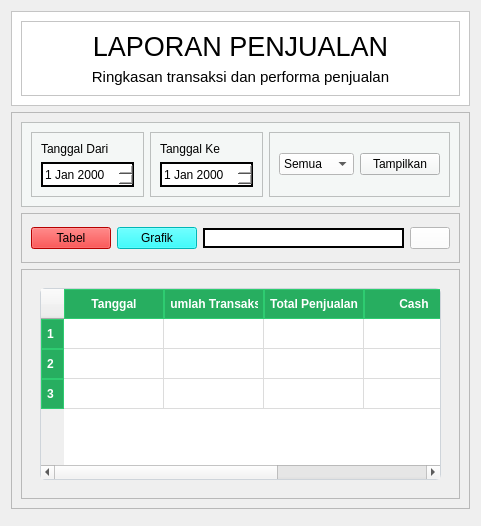
         <widget class="QWidget" name="Penjualan">
          <layout class="QVBoxLayout" name="verticalLayout_6">
           <item>
            <widget class="QFrame" name="frame_4">
             <property name="styleSheet">
              <string notr="true">background-color: rgb(255, 255, 255);</string>
             </property>
             <property name="frameShape">
              <enum>QFrame::Shape::StyledPanel</enum>
             </property>
             <property name="frameShadow">
              <enum>QFrame::Shadow::Raised</enum>
             </property>
             <layout class="QVBoxLayout" name="verticalLayout_7">
              <item>
               <widget class="QFrame" name="frame_7">
                <property name="styleSheet">
                 <string notr="true">background-color: rgb(255, 255, 255);</string>
                </property>
                <property name="frameShape">
                 <enum>QFrame::Shape::StyledPanel</enum>
                </property>
                <property name="frameShadow">
                 <enum>QFrame::Shadow::Raised</enum>
                </property>
                <layout class="QVBoxLayout" name="verticalLayout_10">
                 <item>
                  <widget class="QLabel" name="Judul_penjualan">
                   <property name="font">
                    <font>
                     <pointsize>20</pointsize>
                    </font>
                   </property>
                   <property name="styleSheet">
                    <string notr="true">background-color: rgb(255, 255, 255);</string>
                   </property>
                   <property name="text">
                    <string>LAPORAN PENJUALAN</string>
                   </property>
                   <property name="alignment">
                    <set>Qt::AlignmentFlag::AlignCenter</set>
                   </property>
                  </widget>
                 </item>
                 <item>
                  <widget class="QLabel" name="subjudul_penjualan">
                   <property name="font">
                    <font>
                     <pointsize>11</pointsize>
                    </font>
                   </property>
                   <property name="styleSheet">
                    <string notr="true">background-color: rgb(255, 255, 255);</string>
                   </property>
                   <property name="text">
                    <string>Ringkasan transaksi dan performa penjualan</string>
                   </property>
                   <property name="alignment">
                    <set>Qt::AlignmentFlag::AlignCenter</set>
                   </property>
                  </widget>
                 </item>
                </layout>
               </widget>
              </item>
             </layout>
            </widget>
           </item>
           <item>
            <widget class="QFrame" name="frame_6">
             <property name="frameShape">
              <enum>QFrame::Shape::StyledPanel</enum>
             </property>
             <property name="frameShadow">
              <enum>QFrame::Shadow::Raised</enum>
             </property>
             <layout class="QVBoxLayout" name="verticalLayout_9">
              <item>
               <widget class="QFrame" name="frame_8">
                <property name="styleSheet">
                 <string notr="true">background-color:#f4f7f6;</string>
                </property>
                <property name="frameShape">
                 <enum>QFrame::Shape::StyledPanel</enum>
                </property>
                <property name="frameShadow">
                 <enum>QFrame::Shadow::Raised</enum>
                </property>
                <layout class="QHBoxLayout" name="horizontalLayout_8">
                 <item>
                  <widget class="QFrame" name="frame_9">
                   <property name="frameShape">
                    <enum>QFrame::Shape::StyledPanel</enum>
                   </property>
                   <property name="frameShadow">
                    <enum>QFrame::Shadow::Raised</enum>
                   </property>
                   <layout class="QVBoxLayout" name="verticalLayout_13">
                    <item>
                     <layout class="QVBoxLayout" name="verticalLayout_8">
                      <item>
                       <widget class="QLabel" name="LblDari">
                        <property name="text">
                         <string>Tanggal Dari</string>
                        </property>
                       </widget>
                      </item>
                      <item>
                       <widget class="QDateEdit" name="dateFromLaporan">
                        <property name="minimumSize">
                         <size>
                          <width>10</width>
                          <height>25</height>
                         </size>
                        </property>
                        <property name="styleSheet">
                         <string notr="true">background-color: rgb(255, 255, 255);
border: 2px solid black;</string>
                        </property>
                       </widget>
                      </item>
                     </layout>
                    </item>
                   </layout>
                  </widget>
                 </item>
                 <item>
                  <widget class="QFrame" name="frame_10">
                   <property name="frameShape">
                    <enum>QFrame::Shape::StyledPanel</enum>
                   </property>
                   <property name="frameShadow">
                    <enum>QFrame::Shadow::Raised</enum>
                   </property>
                   <layout class="QVBoxLayout" name="verticalLayout_14">
                    <item>
                     <layout class="QVBoxLayout" name="verticalLayout_12">
                      <item>
                       <widget class="QLabel" name="LblKe">
                        <property name="text">
                         <string>Tanggal Ke</string>
                        </property>
                       </widget>
                      </item>
                      <item>
                       <widget class="QDateEdit" name="dateToLaporan">
                        <property name="minimumSize">
                         <size>
                          <width>10</width>
                          <height>25</height>
                         </size>
                        </property>
                        <property name="styleSheet">
                         <string notr="true">background-color: rgb(255, 255, 255);
border: 2px solid black;</string>
                        </property>
                       </widget>
                      </item>
                     </layout>
                    </item>
                   </layout>
                  </widget>
                 </item>
                 <item>
                  <widget class="QFrame" name="frame_13">
                   <property name="frameShape">
                    <enum>QFrame::Shape::StyledPanel</enum>
                   </property>
                   <property name="frameShadow">
                    <enum>QFrame::Shadow::Raised</enum>
                   </property>
                   <layout class="QHBoxLayout" name="horizontalLayout_12">
                    <item>
                     <widget class="QComboBox" name="cmbMetodeLaporan">
                      <property name="styleSheet">
                       <string notr="true">background-color: rgb(255, 255, 255);</string>
                      </property>
                      <item>
                       <property name="text">
                        <string>Semua</string>
                       </property>
                      </item>
                      <item>
                       <property name="text">
                        <string>Cash</string>
                       </property>
                      </item>
                      <item>
                       <property name="text">
                        <string>Transfer</string>
                       </property>
                      </item>
                     </widget>
                    </item>
                    <item>
                     <widget class="QPushButton" name="btnTampilkanLaporan">
                      <property name="text">
                       <string>Tampilkan</string>
                      </property>
                     </widget>
                    </item>
                   </layout>
                  </widget>
                 </item>
                </layout>
               </widget>
              </item>
              <item alignment="Qt::AlignmentFlag::AlignTop">
               <widget class="QFrame" name="frame_14">
                <property name="minimumSize">
                 <size>
                  <width>350</width>
                  <height>50</height>
                 </size>
                </property>
                <property name="styleSheet">
                 <string notr="true">QPushButton:Checked {
	background-color: white;
	font-weight: Bold;
}</string>
                </property>
                <property name="frameShape">
                 <enum>QFrame::Shape::StyledPanel</enum>
                </property>
                <property name="frameShadow">
                 <enum>QFrame::Shadow::Raised</enum>
                </property>
                <layout class="QHBoxLayout" name="horizontalLayout_9">
                 <item>
                  <widget class="QPushButton" name="btnViewTable">
                   <property name="styleSheet">
                    <string notr="true">background-color: rgb(255, 0, 0);</string>
                   </property>
                   <property name="text">
                    <string>Tabel</string>
                   </property>
                   <property name="checkable">
                    <bool>true</bool>
                   </property>
                   <property name="autoExclusive">
                    <bool>true</bool>
                   </property>
                  </widget>
                 </item>
                 <item>
                  <widget class="QPushButton" name="btnViewChart">
                   <property name="styleSheet">
                    <string notr="true">background-color: rgb(0, 255, 255);</string>
                   </property>
                   <property name="text">
                    <string>Grafik</string>
                   </property>
                   <property name="checkable">
                    <bool>true</bool>
                   </property>
                   <property name="autoExclusive">
                    <bool>true</bool>
                   </property>
                  </widget>
                 </item>
                 <item>
                  <layout class="QHBoxLayout" name="horizontalLayout_7">
                   <item>
                    <widget class="QLineEdit" name="PencarianLaporan">
                     <property name="styleSheet">
                      <string notr="true">background-color: rgb(255, 255, 255);
border: 2px solid black;</string>
                     </property>
                    </widget>
                   </item>
                   <item>
                    <widget class="QPushButton" name="btnPencarianLaporan">
                     <property name="minimumSize">
                      <size>
                       <width>10</width>
                       <height>10</height>
                      </size>
                     </property>
                     <property name="styleSheet">
                      <string notr="true">background-color: rgb(255, 255, 255);</string>
                     </property>
                     <property name="text">
                      <string/>
                     </property>
                     <property name="icon">
                      <iconset resource="icon.qrc">
                       <normaloff>:/newPrefix/Icon/search-removebg-preview.png</normaloff>:/newPrefix/Icon/search-removebg-preview.png</iconset>
                     </property>
                    </widget>
                   </item>
                  </layout>
                 </item>
                </layout>
               </widget>
              </item>
              <item>
               <widget class="QFrame" name="frame_11">
                <property name="sizePolicy">
                 <sizepolicy hsizetype="Preferred" vsizetype="Expanding">
                  <horstretch>0</horstretch>
                  <verstretch>0</verstretch>
                 </sizepolicy>
                </property>
                <property name="frameShape">
                 <enum>QFrame::Shape::StyledPanel</enum>
                </property>
                <property name="frameShadow">
                 <enum>QFrame::Shadow::Raised</enum>
                </property>
                <layout class="QHBoxLayout" name="horizontalLayout_10">
                 <item>
                  <widget class="QStackedWidget" name="stackedLaporan">
                   <property name="currentIndex">
                    <number>0</number>
                   </property>
                   <widget class="QWidget" name="page">
                    <layout class="QVBoxLayout" name="verticalLayout_15">
                     <item>
                      <widget class="QTableWidget" name="tableLaporanPenjualan">
                       <property name="styleSheet">
                        <string notr="true">/* Warna dasar tabel */
QTableWidget {
    background-color: #ffffff;
    alternate-background-color: #f9f9f9; /* Warna baris selang-seling */
    gridline-color: #dcdcdc;
    color: #333333;
    selection-background-color: #27ae60; /* Warna hijau saat baris diklik */
    selection-color: white;
}

/* Warna Header (Kolom Atas) */
QHeaderView::section {
    background-color: #27ae60; /* Hijau sesuai tema Toko Sayur Anda */
    color: white;
    padding: 5px;
    font-weight: bold;
    border: 1px solid #2ecc71;
}

/* Menghilangkan border kaku di sekeliling tabel */
QTableWidget {
    border: 1px solid #ced4da;
    border-radius: 5px;
}</string>
                       </property>
                       <row/>
                       <row/>
                       <row/>
                       <column>
                        <property name="text">
                         <string>Tanggal</string>
                        </property>
                       </column>
                       <column>
                        <property name="text">
                         <string>Jumlah Transaksi</string>
                        </property>
                       </column>
                       <column>
                        <property name="text">
                         <string>Total Penjualan</string>
                        </property>
                       </column>
                       <column>
                        <property name="text">
                         <string>Cash</string>
                        </property>
                       </column>
                       <column>
                        <property name="text">
                         <string>Transfer</string>
                        </property>
                       </column>
                      </widget>
                     </item>
                    </layout>
                   </widget>
                   <widget class="QWidget" name="page_2">
                    <layout class="QVBoxLayout" name="verticalLayout_23">
                     <item>
                      <widget class="QChartView" name="chartViewPenjualan" native="true"/>
                     </item>
                    </layout>
                   </widget>
                  </widget>
                 </item>
                </layout>
               </widget>
              </item>
             </layout>
            </widget>
           </item>
           <item>
            <widget class="QFrame" name="frame_5">
             <property name="frameShape">
              <enum>QFrame::Shape::StyledPanel</enum>
             </property>
             <property name="frameShadow">
              <enum>QFrame::Shadow::Raised</enum>
             </property>
            </widget>
           </item>
          </layout>
         </widget>
